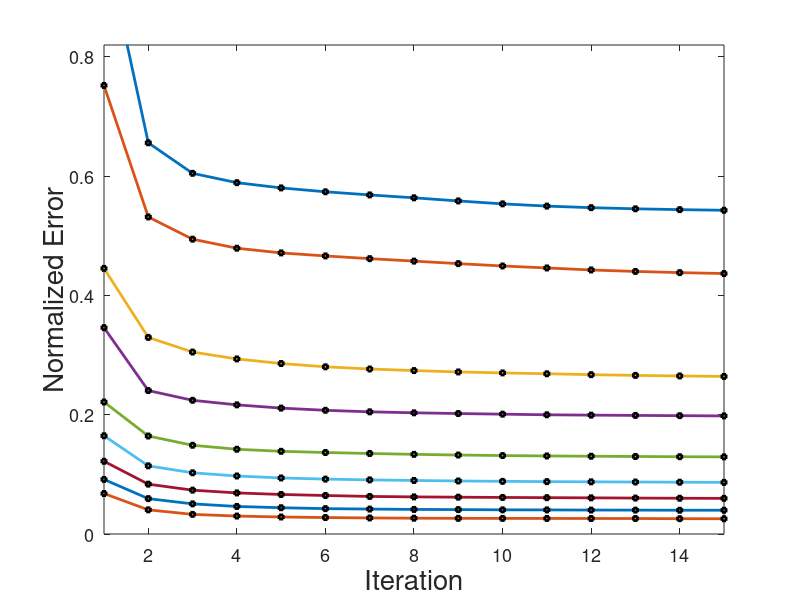

This chart was generated by the following MATLAB code: (Note: this script raises an error after producing the figure.)
clc;
clear all;
close all;

path(path, '../legendflex');
path(path, '../plot2svg');

abcissa = 1:50;

data32 = [
    1,
    0.65598737,
    0.604828266,
    0.589124458,
    0.580374802,
    0.573858788,
    0.568592773,
    0.563756969,
    0.558527124,
    0.553601807,
    0.549864539,
    0.547209873,
    0.545322034,
    0.543935283,
    0.542862408,
    0.541972142,
    0.541117565,
    0.540282343,
    0.539514137,
    0.538828318,
    0.538104988,
    0.537326092,
    0.536486548,
    0.535619641,
    0.534825413,
    0.534077443,
    0.533347207,
    0.53270088,
    0.532024048,
    0.531341972,
    0.530648186,
    0.529945873,
    0.529229349,
    0.528481699,
    0.527789054,
    0.527115145,
    0.526374541,
    0.525548087,
    0.524750816,
    0.523941776,
    0.523233839,
    0.522480965,
    0.521797087,
    0.52113863,
    0.5204399,
    0.519732103,
    0.519026528,
    0.518291428,
    0.517531368,
    0.516759178];
    
data64 = [
    0.752186248,
    0.531687474,
    0.494371119,
    0.479231191,
    0.471360472,
    0.466272523,
    0.461742228,
    0.457613801,
    0.453378266,
    0.449456087,
    0.446130055,
    0.442746235,
    0.440293415,
    0.438309456,
    0.436775385,
    0.435434091,
    0.434350267,
    0.433334719,
    0.432480262,
    0.431581769,
    0.430802734,
    0.430035408,
    0.429238538,
    0.428512206,
    0.427788516,
    0.427049613,
    0.426331908,
    0.425640604,
    0.424975542,
    0.424273589,
    0.423640473,
    0.423015583,
    0.422439373,
    0.421847971,
    0.421235571,
    0.420674654,
    0.420198626,
    0.419703322,
    0.419171028,
    0.418614774,
    0.418067207,
    0.417483611,
    0.417001878,
    0.416608618,
    0.416154187,
    0.415730962,
    0.415313061,
    0.414887174,
    0.41445328,
    0.413951751];
    
data128 = [
    0.445393174,
    0.32967926,
    0.305149734,
    0.293556259,
    0.285890807,
    0.280383015,
    0.276707757,
    0.27403844,
    0.271749253,
    0.27012657,
    0.268723866,
    0.267186012,
    0.265987094,
    0.265015782,
    0.264221394,
    0.263577368,
    0.263045515,
    0.262594527,
    0.262176646,
    0.261781404,
    0.261375072,
    0.2609923,
    0.260662711,
    0.260364068,
    0.260046989,
    0.259684714,
    0.25936201,
    0.259090189,
    0.258888204,
    0.258687801,
    0.258353788,
    0.258234331,
    0.258114053,
    0.258011309,
    0.257928701,
    0.257859985,
    0.257769291,
    0.257659942,
    0.257545909,
    0.257427613,
    0.257305593,
    0.257182273,
    0.257066899,
    0.256964455,
    0.256858028,
    0.256747358,
    0.256620074,
    0.256519372,
    0.25645514,
    0.25638196];
    
data256 = [
    0.346009779,
    0.240530172,
    0.224209381,
    0.216562424,
    0.211132656,
    0.207429836,
    0.204880256,
    0.203233693,
    0.202005812,
    0.200942965,
    0.19990636,
    0.199312916,
    0.198854001,
    0.198429095,
    0.198008352,
    0.197689351,
    0.197353838,
    0.19702489,
    0.196695201,
    0.196389972,
    0.19608164,
    0.195812221,
    0.195580371,
    0.195370821,
    0.195091413,
    0.194832722,
    0.194567525,
    0.194359055,
    0.19419292,
    0.194065356,
    0.193961471,
    0.193894937,
    0.193843135,
    0.193784046,
    0.193721956,
    0.193639569,
    0.193581221,
    0.193510323,
    0.193454718,
    0.193395129,
    0.193311501,
    0.19324897,
    0.193211319,
    0.193201812,
    0.193203193,
    0.1931881,
    0.193168785,
    0.193157075,
    0.193141662,
    0.193127751];
    
data512 = [
    0.22136436,
    0.164320056,
    0.148806784,
    0.142124774,
    0.138670016,
    0.136635837,
    0.13502008,
    0.133574381,
    0.132416496,
    0.131540362,
    0.130867053,
    0.130404896,
    0.129970782,
    0.12960052,
    0.12934297,
    0.129165685,
    0.129041143,
    0.128925709,
    0.128773665,
    0.128691158,
    0.128601125,
    0.128512592,
    0.128413972,
    0.128325059,
    0.128245875,
    0.128059082,
    0.127927695,
    0.127855036,
    0.127743925,
    0.127652931,
    0.127593062,
    0.127551508,
    0.127490819,
    0.127471083,
    0.127461395,
    0.127453348,
    0.127458733,
    0.127452628,
    0.127429009,
    0.127428608,
    0.127416558,
    0.127409873,
    0.127384712,
    0.127346161,
    0.127333431,
    0.127326765,
    0.127305508,
    0.127288174,
    0.127287693,
    0.127278186];
    
data1024 = [
    0.164747305,
    0.114310609,
    0.102642073,
    0.097283482,
    0.093985112,
    0.092082581,
    0.090722091,
    0.089777721,
    0.088921743,
    0.088321533,
    0.087829632,
    0.087480988,
    0.087176599,
    0.086847891,
    0.086558395,
    0.086325025,
    0.086048219,
    0.085913329,
    0.085796354,
    0.085692609,
    0.085610082,
    0.085578977,
    0.085499972,
    0.085373529,
    0.08531356,
    0.085249248,
    0.085205032,
    0.085147565,
    0.085089878,
    0.085089938,
    0.085075646,
    0.085102148,
    0.085126868,
    0.085127889,
    0.085123185,
    0.085074825,
    0.084999804,
    0.084961373,
    0.084939935,
    0.08489688,
    0.084873801,
    0.084827043,
    0.084775041,
    0.084744156,
    0.084731045,
    0.084721077,
    0.084715192,
    0.08465166,
    0.084648398,
    0.084657185,
];

data2048 = [
    0.121952162,
    0.083571039,
    0.073532251,
    0.068876434,
    0.066291366,
    0.064573485,
    0.062992175,
    0.062233296,
    0.061729746,
    0.061294891,
    0.060939201,
    0.060640017,
    0.060261848,
    0.059961543,
    0.059769787,
    0.059661459,
    0.059542121,
    0.059424886,
    0.05927034,
    0.05920919,
    0.059146599,
    0.059102443,
    0.059049219,
    0.059020416,
    0.058996917,
    0.058937668,
    0.058865389,
    0.058809244,
    0.058748634,
    0.05866965,
    0.058647692,
    0.058622071,
    0.058605117,
    0.058613904,
    0.058603216,
    0.05862121,
    0.058617087,
    0.058622892,
    0.058616426,
    0.058625053,
    0.058629477,
    0.05862119,
    0.058624593,
    0.058621751,
    0.058628376,
    0.05860832,
    0.058614765,
    0.058577575,
    0.058550593,
    0.05852237];
    
data4096 = [
    0.091506451,
    0.059306449,
    0.050544263,
    0.046202562,
    0.044059714,
    0.042516355,
    0.041816164,
    0.041224642,
    0.040923276,
    0.040521408,
    0.040395626,
    0.040140998,
    0.0400449,
    0.039859168,
    0.039842915,
    0.039650258,
    0.039659445,
    0.039483542,
    0.039503598,
    0.039365366,
    0.039374133,
    0.039253074,
    0.03929761,
    0.039167925,
    0.039258619,
    0.039177592,
    0.039221268,
    0.039120666,
    0.039218926,
    0.039103712,
    0.039177432,
    0.039050869,
    0.03911372,
    0.039008915,
    0.039056994,
    0.038960055,
    0.039048387,
    0.038949046,
    0.039031814,
    0.038911776,
    0.039006253,
    0.038923565,
    0.03897845,
    0.03887971,
    0.038971164,
    0.038876967,
    0.038967081,
    0.038858392,
    0.038947205,
    0.038878689];

data8192 = [
    0.067872535,
    0.040529955,
    0.03292171,
    0.030087319,
    0.028512134,
    0.027621327,
    0.026930284,
    0.026492987,
    0.026285298,
    0.026176549,
    0.026101288,
    0.026026687,
    0.025961454,
    0.025676862,
    0.0256011,
    0.025291327,
    0.025240386,
    0.025121489,
    0.025064582,
    0.02497549,
    0.024862617,
    0.024797024,
    0.024735214,
    0.024668679,
    0.024636933,
    0.024564314,
    0.024531307,
    0.024490054,
    0.02447308,
    0.024412691,
    0.024378463,
    0.024371177,
    0.024372998,
    0.024364651,
    0.024366853,
    0.024360068,
    0.024363911,
    0.024357786,
    0.024361028,
    0.024354963,
    0.024358706,
    0.02435114,
    0.024354083,
    0.024347077,
    0.02435126,
    0.024345936,
    0.024349739,
    0.024343914,
    0.024348078,
    0.024342413];
    
data16384 = [
    0.052400297,
    0.027408274,
    0.020481344,
    0.018546046,
    0.017361179,
    0.016814313,
    0.016520574,
    0.016200993,
    0.016055675,
    0.015969244,
    0.015800587,
    0.015636333,
    0.015563914,
    0.0155232,
    0.015474541,
    0.015433287,
    0.015344995,
    0.015304642,
    0.015261547,
    0.015195013,
    0.015177158,
    0.015135664,
    0.015072613,
    0.015038445,
    0.015019249,
    0.014991707,
    0.014963704,
    0.014935961,
    0.014918627,
    0.014904496,
    0.014884239,
    0.014871109,
    0.014851673,
    0.01482387,
    0.014804354,
    0.014790363,
    0.014776271,
    0.014764001,
    0.014748689,
    0.014731134,
    0.014720105,
    0.014703832,
    0.014697287,
    0.014678051,
    0.014666382,
    0.014655553,
    0.014631653,
    0.014608695,
    0.014594743,
    0.014577909];

markersize = 3;
limit = 15;
    
hold all;
axis([1,15,0,0.82]);
axis on;
plot(abcissa(1:limit), data32(1:limit), '-s', 'LineWidth',2, 'MarkerEdgeColor','k', 'MarkerSize', markersize);
plot(abcissa(1:limit), data64(1:limit), '-s', 'LineWidth',2, 'MarkerEdgeColor','k', 'MarkerSize', markersize);
plot(abcissa(1:limit), data128(1:limit), '-s', 'LineWidth',2, 'MarkerEdgeColor','k', 'MarkerSize', markersize);
plot(abcissa(1:limit), data256(1:limit), '-s', 'LineWidth',2, 'MarkerEdgeColor','k', 'MarkerSize', markersize);
plot(abcissa(1:limit), data512(1:limit), '-s', 'LineWidth',2, 'MarkerEdgeColor','k', 'MarkerSize', markersize);
plot(abcissa(1:limit), data1024(1:limit), '-s', 'LineWidth',2, 'MarkerEdgeColor','k', 'MarkerSize', markersize);
plot(abcissa(1:limit), data2048(1:limit), '-s', 'LineWidth',2, 'MarkerEdgeColor','k', 'MarkerSize', markersize);
plot(abcissa(1:limit), data4096(1:limit), '-s', 'LineWidth',2, 'MarkerEdgeColor','k', 'MarkerSize', markersize);
plot(abcissa(1:limit), data8192(1:limit), '-s', 'LineWidth',2, 'MarkerEdgeColor','k', 'MarkerSize', markersize);
%plot(abcissa(1:limit), data16384(1:limit), '-s', 'LineWidth',2, 'MarkerEdgeColor','k', 'MarkerSize', markersize);

set(gca,'FontSize',13);
set(gca, 'Box', 'on');
xlabel('Iteration', 'FontSize', 20);
ylabel('Normalized Error', 'FontSize', 20);
legendflex({'32', '64', '128', '256', '512', '1024', '2048', '4096', '8192', '16384'}, 'Location', [0.7 0.457 0.1669 0.455], 'ncol', 4);
plot2svg('../clustering/clustering_error.svg');
